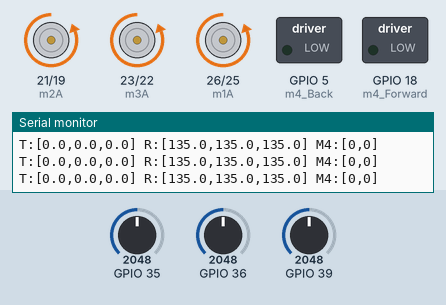
This sketch was run on a simulated ESP32. Shown: motor-driver pin pairs drawn as motors (green arrow = first pin HIGH = forward, orange = second pin HIGH = backward, longer = more drive), switched loads named in the sketch (green lamp = pin HIGH), the last lines printed to the serial monitor. The inputs (shaded band) are chosen by the test bench; at power-on: GPIO 36 = 2048, GPIO 39 = 2048, GPIO 35 = 2048.

Above: at 1.2 s.
1.3 s: GPIO 36 set to 1580
2.8 s: GPIO 36 set to 1471
At 3.4 s:
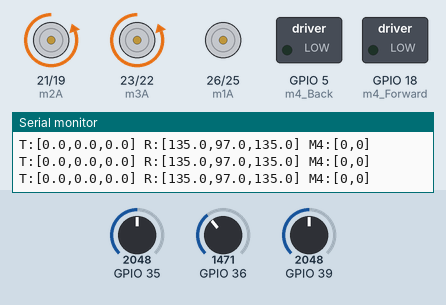
4.3 s: GPIO 39 set to 742
5.8 s: GPIO 39 set to 642
At 6.8 s:
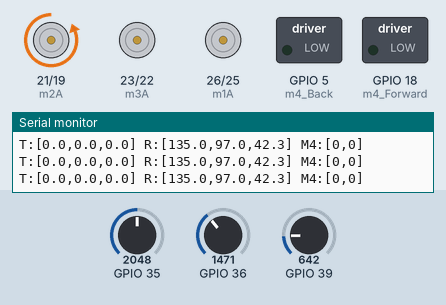
7.3 s: GPIO 35 set to 339
8.8 s: GPIO 35 set to 304
At 9.1 s:
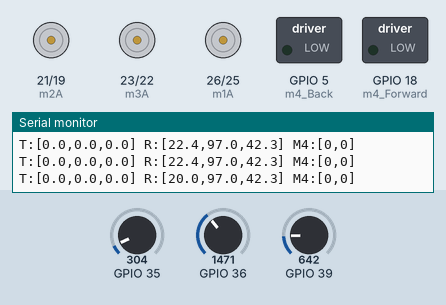
Timing chart, 0 to 11.3 s (numbered marks = the images above; inputs shaded):
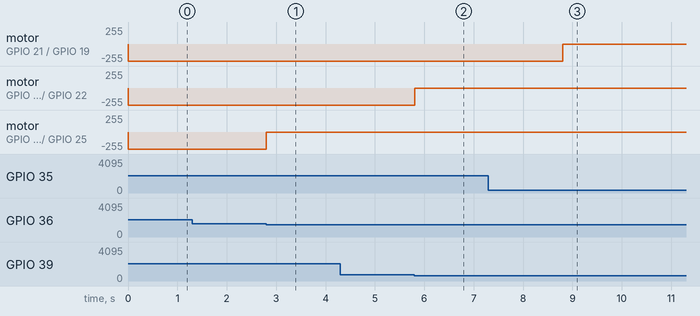

Measured:
- the behaviour switches between 1517 and 1516 on GPIO 36 (found by bisection; images 0 and 1)
- the behaviour switches between 713 and 712 on GPIO 39 (found by bisection; images 1 and 2)
- the behaviour switches between 319 and 318 on GPIO 35 (found by bisection; images 2 and 3)
- after the input at 2.8 s, motor on GPIO 26 (m1A) / GPIO 25 (m1B): backward 255/255 → stopped at once
- after the input at 5.8 s, motor on GPIO 23 (m3A) / GPIO 22 (m3B): backward 255/255 → stopped at once
- after the input at 8.8 s, motor on GPIO 21 (m2A) / GPIO 19 (m2B): backward 255/255 → stopped at once

The sketch:

Receiver.ino
```cpp
// (licence header left out)
#include <esp_now.h>
#include <WiFi.h>

// --- PIN DEFINITIONS ---
const int pot1 = 36; const int m1A = 26;   const int m1B = 25;
const int pot2 = 35; const int m2A = 21;   const int m2B = 19;
const int pot3 = 39; const int m3A = 23;   const int m3B = 22;

// --- MOTOR 4 PINS (Back and Forth) ---
const int m4_Forward = 18;
const int m4_Back = 5;

#define MY_RX2 16
#define MY_TX2 17

// --- LIMITS & SPEED ---
const float M1_MIN = 100.0, M1_MAX = 250.0;
const float M2_MIN = 21.0,  M2_MAX = 105.0;
const float M3_MIN = 47.0,  M3_MAX = 236.0;
const float tolerance = 2.0;

// --- FAST SMOOTHING ---
const int windowSize = 5;
int r1[windowSize], r2[windowSize], r3[windowSize];
int i1 = 0, i2 = 0, i3 = 0;
long t1 = 0, t2 = 0, t3 = 0;

// --- UPDATED DATA STRUCTURE (Matches Transmitter) ---
typedef struct struct_message {
    float x;  // Arm Pitch
    float y;  // Wrist Roll
    float z;  // Arm Yaw
    int btnF; // 4th Motor Forward Command
    int btnB; // 4th Motor Back Command
} struct_message;

struct_message incomingData;

// Feedback Calculation
float getDeg(int pin, int* arr, long& tot, int& idx) {
  tot -= arr[idx];
  arr[idx] = analogRead(pin);
  tot += arr[idx];
  idx = (idx + 1) % windowSize;
  return ((tot / (float)windowSize) / 4095.0) * 270.0;
}

void stopM1() { digitalWrite(m1A, LOW); digitalWrite(m1B, LOW); }
void stopM2() { digitalWrite(m2A, LOW); digitalWrite(m2B, LOW); }
void stopM3() { digitalWrite(m3A, LOW); digitalWrite(m3B, LOW); }
void stopM4() { digitalWrite(m4_Forward, LOW); digitalWrite(m4_Back, LOW); }

void OnDataRecv(const esp_now_recv_info_t *info, const uint8_t *data, int len) {
  memcpy(&incomingData, data, sizeof(incomingData));
}

void setup() {
  Serial.begin(115200);

  // Initialize Serial2
  Serial2.begin(9600, SERIAL_8N1, MY_RX2, MY_TX2);

  WiFi.mode(WIFI_STA);
  if (esp_now_init() != ESP_OK) return;
  esp_now_register_recv_cb(OnDataRecv);

  // Set Motor Pins as Output
  pinMode(m1A, OUTPUT); pinMode(m1B, OUTPUT);
  pinMode(m2A, OUTPUT); pinMode(m2B, OUTPUT);
  pinMode(m3A, OUTPUT); pinMode(m3B, OUTPUT);

  // New 4th Motor Pins
  pinMode(m4_Forward, OUTPUT);
  pinMode(m4_Back, OUTPUT);

  analogSetAttenuation(ADC_11db);

  for (int i = 0; i < windowSize; i++) { r1[i] = r2[i] = r3[i] = 0; }
  stopM1(); stopM2(); stopM3(); stopM4();
}

void loop() {
  // 1. Read Current Positions (Potentiometer Feedback)
  float d1 = getDeg(pot1, r1, t1, i1);
  float d2 = getDeg(pot2, r2, t2, i2);
  float d3 = getDeg(pot3, r3, t3, i3);

  // --- MOTOR 1 (Head Roll) ---
  float err1 = incomingData.y - d1;
  if (abs(err1) > tolerance) {
      bool canMoveCW = (err1 > 0 && d1 < M1_MAX);
      bool canMoveCCW = (err1 < 0 && d1 > M1_MIN);
      digitalWrite(m1A, canMoveCW);
      digitalWrite(m1B, canMoveCCW);
  } else { stopM1(); }

  // --- MOTOR 2 (Body Up/Down) ---
  float err2 = incomingData.x - d2;
  if (abs(err2) > tolerance) {
      bool canMoveCW = (err2 > 0 && d2 < M2_MAX);
      bool canMoveCCW = (err2 < 0 && d2 > M2_MIN);
      digitalWrite(m2A, canMoveCW);
      digitalWrite(m2B, canMoveCCW);
  } else { stopM2(); }

  // --- MOTOR 3 (Body Left/Right) ---
  float err3 = incomingData.z - d3;
  if (abs(err3) > tolerance) {
      bool canMoveCW = (err3 > 0 && d3 < M3_MAX);
      bool canMoveCCW = (err3 < 0 && d3 > M3_MIN);
      digitalWrite(m3A, canMoveCW);
      digitalWrite(m3B, canMoveCCW);
  } else { stopM3(); }

  // --- MOTOR 4 (NEW: BUTTON CONTROL) ---
  // If btnF is 1, Pin 18 goes HIGH. If btnB is 1, Pin 5 goes HIGH.
  digitalWrite(m4_Forward, incomingData.btnF);
  digitalWrite(m4_Back, incomingData.btnB);

  // Telemetry
  static unsigned long lastP = 0;
  if (millis() - lastP > 150) {
    Serial.printf("T:[%.1f,%.1f,%.1f] R:[%.1f,%.1f,%.1f] M4:[%d,%d]\n",
                  incomingData.x, incomingData.y, incomingData.z, d2, d1, d3,
                  incomingData.btnF, incomingData.btnB);
    lastP = millis();
  }
}
```
